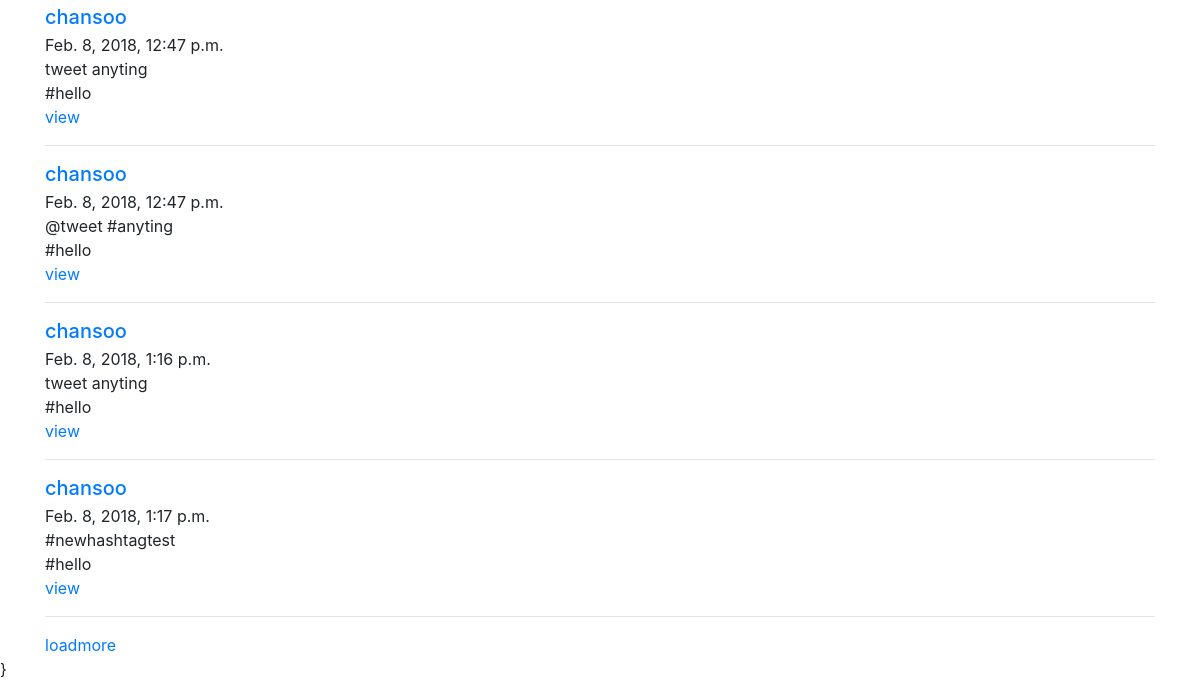
Before: / (lower part) with the older database file.
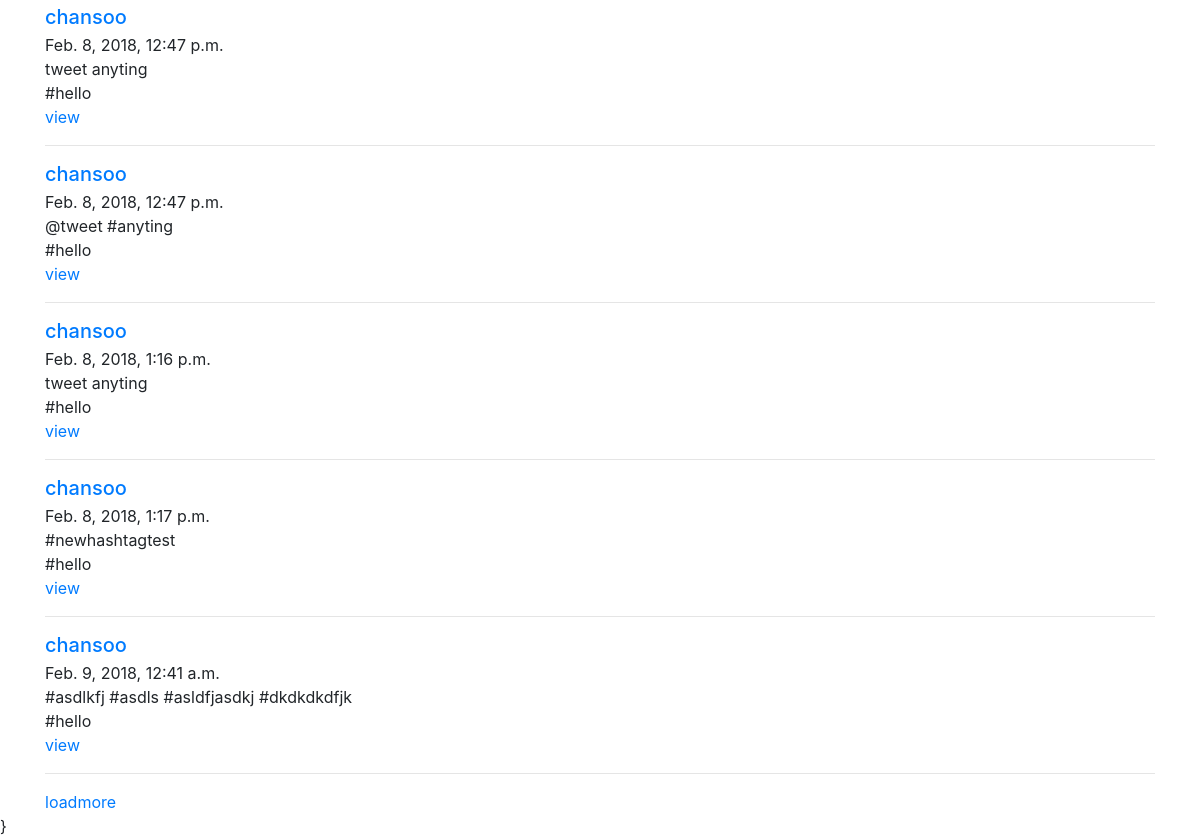
After: the same page with the newer database file.
### tweets/models.py (models this page shows, shortened)
class Tweet(models.Model):
    parent = models.ForeignKey("self", blank=True, null=True)
    user = models.ForeignKey(settings.AUTH_USER_MODEL)
    content = models.CharField(max_length=140, default="tweet anyting", validators=[validate_content])
    liked = models.ManyToManyField(settings.AUTH_USER_MODEL, blank=True, related_name='liked')
    updated_at = models.DateTimeField(auto_now=True)
    timestamp = models.DateTimeField(auto_now_add=True)
    reply = models.BooleanField(verbose_name='is a reply', default=False)
    objects = TweetManager()
    def get_absolute_url(self):
        return reverse("tweets:detail", kwargs={'pk':self.pk})

### tweets/views.py (the view)
# urls.py: url(r'^$', TweetListView.as_view(), name='home'),
class TweetListView(ListView):
    def get_queryset(self, *args, **kwargs):
        qs = Tweet.objects.all()
        query = self.request.GET.get("q", None)
        print(query)
        print(self.request.GET)
        if query is not None:
            qs = qs.filter(
                Q(content__icontains=query) |
                Q(user__username__icontains=query)
            )
        return qs
    def get_context_data(self, *args, **kwargs):
        context = super(TweetListView, self).get_context_data(*args, **kwargs)
        context['create_form'] = TweetModelForm()
        context['create_url'] = reverse_lazy("tweets:create")
        return context

### tweets/templates/tweets/tweet_list.html (shortened to what this page needs)
{% extends "base.html" %}
{% block script %}}
{% endblock script %}
{% block content %}
    {% for object in object_list %}
        <li class="media">
            <div class="media-body">
                <h5 class="mt-0 mb-1"><a href="#" id="user_url">{{ object.user }}</a></h5>
                {{ object.timestamp }}<br>
                {{ object.content }}<br>
                #hello<br>
                <a href="{{ object.get_absolute_url}}">view</a>
            </div>
        </li>
        <hr/>
    {% empty %}
        {% if not request.GET.q %}
            <div class="">
                {% include "tweets/form.html" with form=create_form action_url=create_url btn_title='Tweet' form_id='tweets-form' %
            </div>
        {% endif %}
    {% endfor %}
    <a href="#" id="loadmore">loadmore</a>
{% endblock content %}

Changed rows visible on the page:
added Tweet: user "chansoo", timestamp "Feb. 9, 2018, 12:41 a.m.", content "#asdlkfj #asdls #asldfjasdkj #dkdkdkdfjk"
